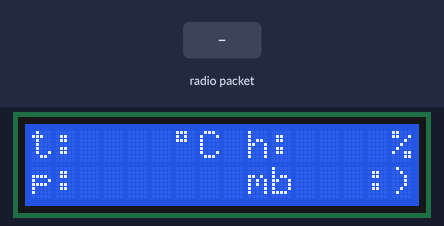
A sketch run on a simulated Arduino Uno, built with avr-gcc and run on an emulated ATmega328P. Parts: 16×2 character LCD. The test bench sets the inputs (shaded band). What the sketch prints to the serial monitor is not drawn.

Above: at 1.2 s.
1.3 s: radio packet "1" arrives
At 1.9 s:
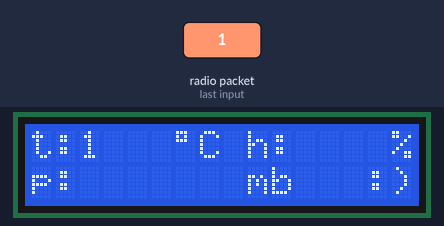
3.1 s: radio packet "0" arrives
At 4.3 s:
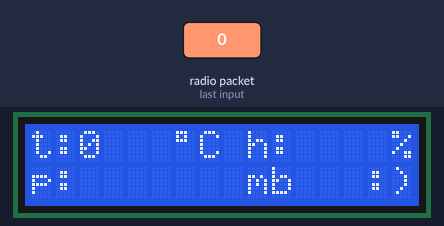
4.6 s: radio packet "2" arrives
At 5.1 s:
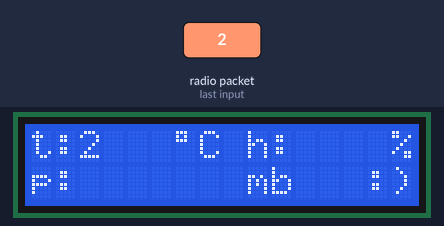
Timing chart, 0 to 7.6 s (numbered marks = the images above; inputs shaded):
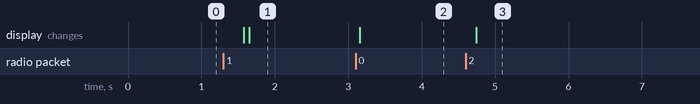

Measured:
- after the input at 1.3 s, the display: first changes after 0.27 s (image 1 shows a later state)
- after the input at 3.1 s, the display: changes after 0.06 s (image 2)
- after the input at 4.6 s, the display: changes after 0.14 s (image 3)

The sketch:

code_R_nRF_prj_capteur.ino
```cpp
#include <LiquidCrystal.h>
#include <SPI.h>
#include "nRF24L01.h"
#include "RF24.h"
#include "printf.h"

#define CE_PIN 7
#define CSN_PIN 8

RF24 radio(CE_PIN, CSN_PIN);

const uint64_t addresses[2] = {0xa1a1a1a1a1, 0xd1d1d1d1d1} ;
const int rs = 9, en = 10, d4 = 5, d5 = 4, d6 = 3, d7 = 2;
bool radioNumber = 1;
bool flag = false;
char loulou[3] = {'L', 'O', 'U'};

LiquidCrystal lcd(rs, en, d4, d5, d6, d7);

void setup()
{
  lcd.begin(16, 2);
  Serial.begin(115200);
  printf_begin();

  radio.NRF24Initialization();
  radio.FastresestNRF24();
  radio.setRetries(5,15);

  radio.setDataRate( RF24_250KBPS );
  //radio.setDataRate( RF24_1MBPS );
  //radio.setDataRate( RF24_2MBPS );

  radio.setChannel(69);

  //radio.setPALevel( RF24_PA_MIN  );
  radio.setPALevel( RF24_PA_LOW  );
  //radio.setPALevel( RF24_PA_HIGH );
  //radio.setPALevel( RF24_PA_MAX  );

  if(radioNumber){
    radio.openWritingPipe(addresses[1]);
    radio.openReadingPipe(1,addresses[0]);
  }else{
    radio.openWritingPipe(addresses[0]);
    radio.openReadingPipe(1,addresses[1]);
  }

  radio.startListening();

  lcd.clear();

  lcdINIT();
}

void loop()
{
  unsigned long got_time;
  char RF_read[16] = "";
  int delay_ms = 5;

  if( radio.available())
  {                                                   // Variable for the received timestamp
    while (radio.available())
    {                                                 // While there is data ready
      radio.read(&RF_read, sizeof(RF_read));
      Serial.print("Message recu: ");
      Serial.println(RF_read);
    }
    flag = true;
  }

  radio.stopListening();                            // First, stop listening so we can talk
  radio.write( &got_time, sizeof(unsigned long) );  // Send the final one back.
  radio.startListening();

  if(flag)
  {
    for(int i = 0; i<15 ; i++)
    {
      if (i>=0&i<4)
      {
        lcd.setCursor(2+i,0);
        lcd.print(RF_read[i]);
        delay(delay_ms);
      }
      else if(i>=4&i<8)
      {
        lcd.setCursor(7+i,0);
        lcd.write(RF_read[i]);
        delay(delay_ms);
      }
      else if(i>=8&i<15)
      {
        lcd.setCursor(i-6,1);
        lcd.write(RF_read[i]);
        delay(delay_ms);
      }
    }
    flag = false;
  }
  delay(500);
}

void lcdINIT(){
  lcd.setCursor(0,0);
  lcd.print("t:");
  lcd.setCursor(6,0);
  lcd.print((char)223);
  lcd.setCursor(7,0);
  lcd.print("C");
  lcd.setCursor(9,0);
  lcd.print("h:");
  lcd.setCursor(15,0);
  lcd.print("%");
  lcd.setCursor(0,1);
  lcd.print("p:");
  lcd.setCursor(9,1);
  lcd.print("mb");
  lcd.setCursor(14,1);
  lcd.print(":)");
}
```
